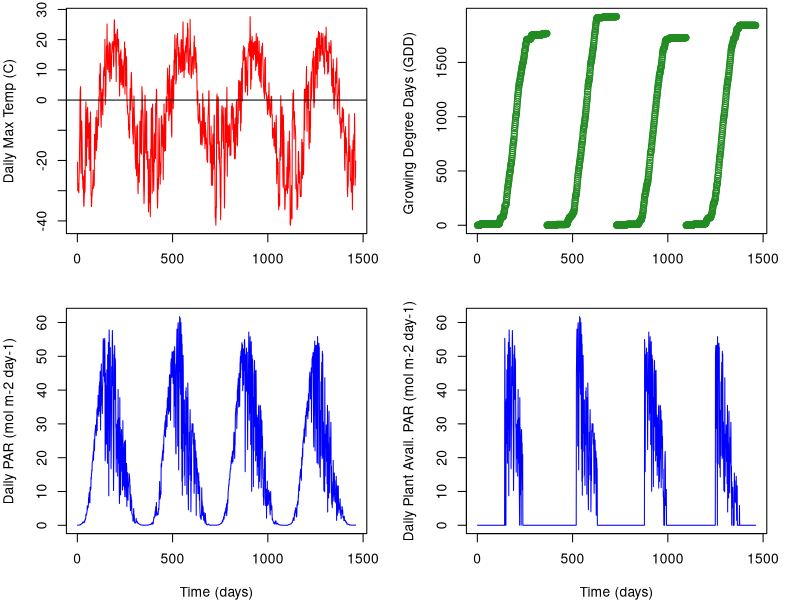
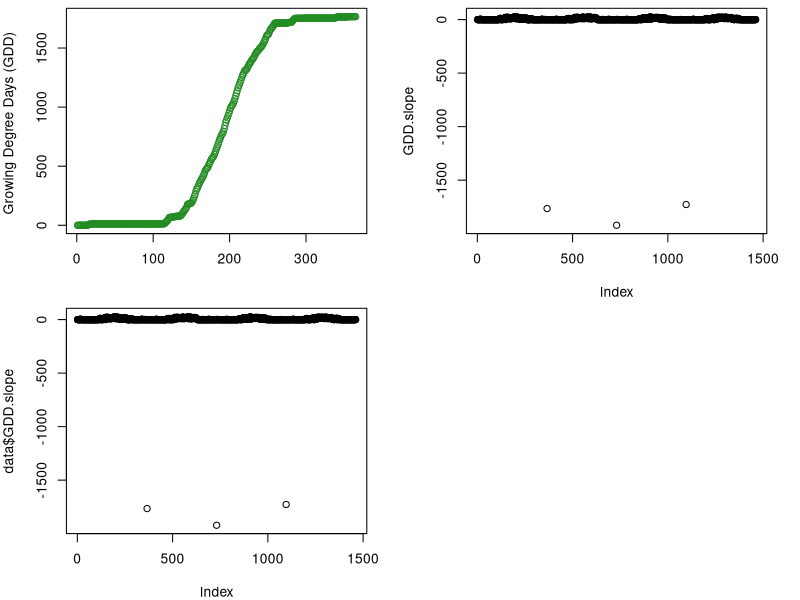
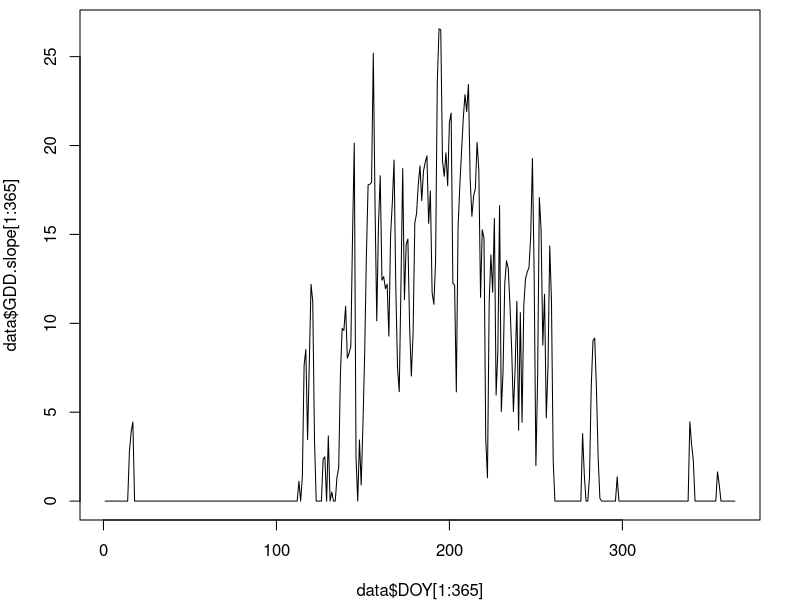
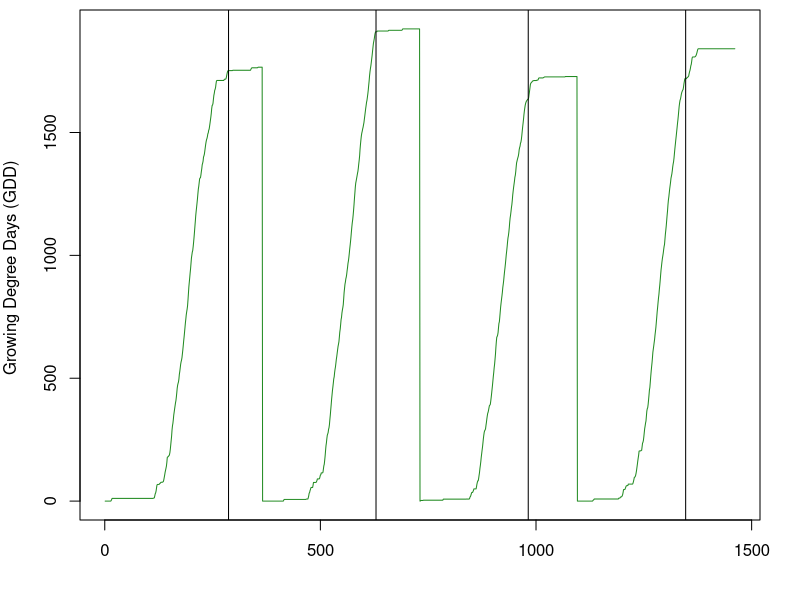
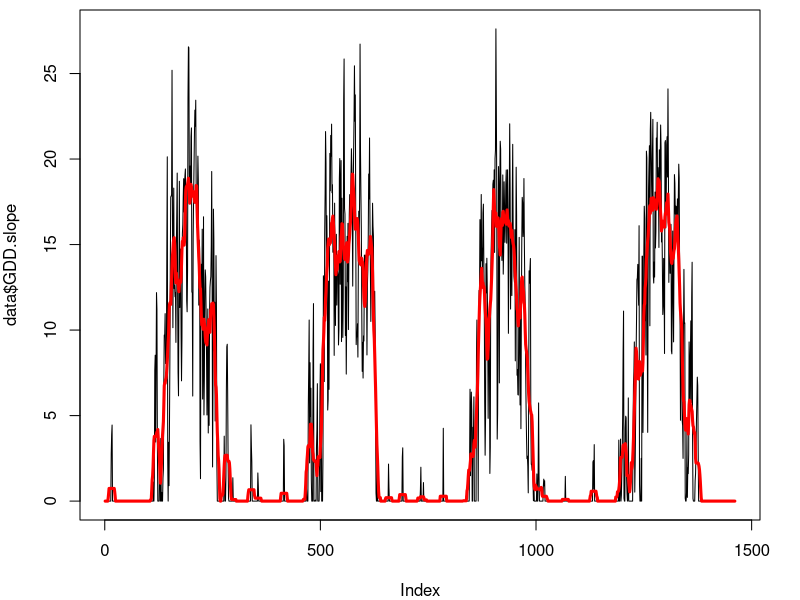
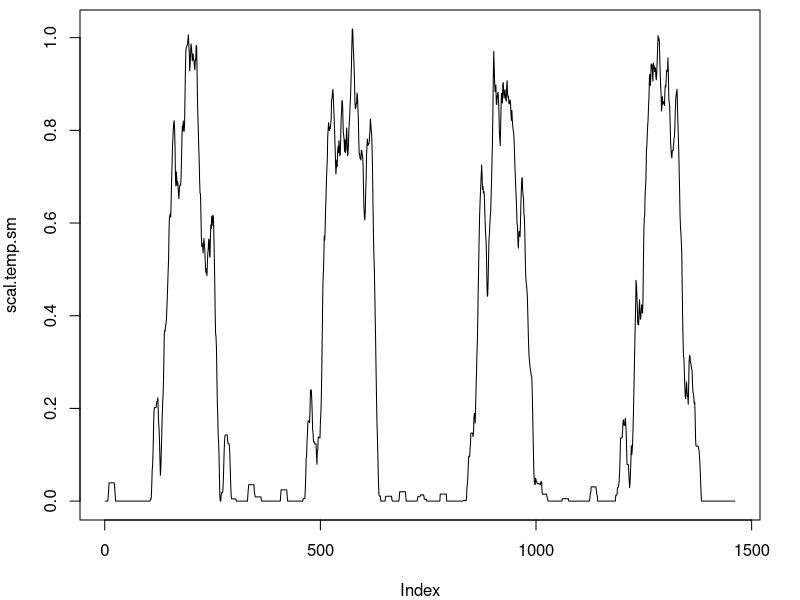
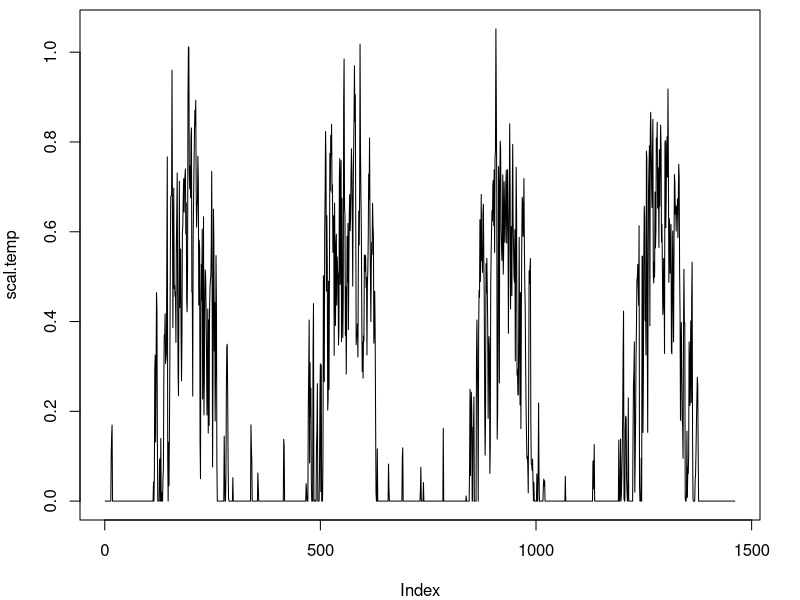
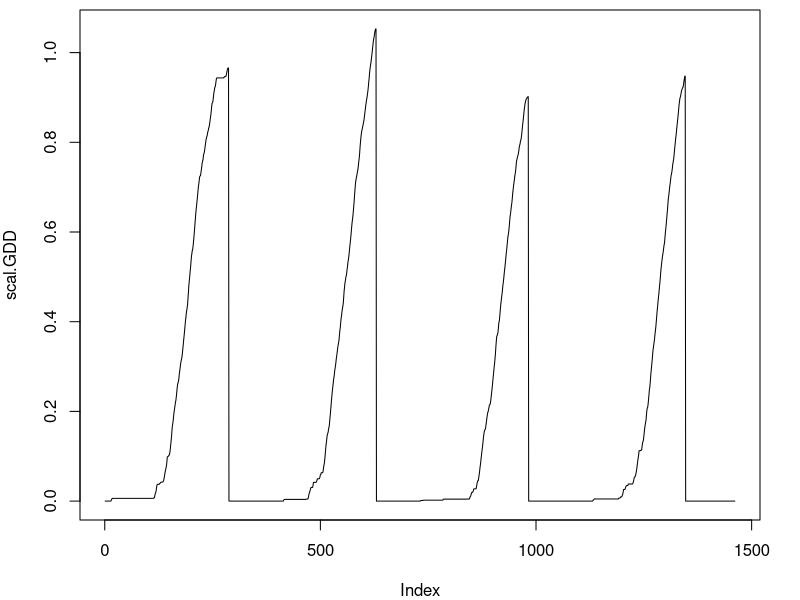

These charts were generated, in order, by the following R code:
############re-loading the data

#set working directory to C-N-model
data = read.csv("InputData_Processed.csv") #This is the "FluxData.csv" file, but with added calculations of GDD
head(data)


#subset for years of interest (2009-2012)
data=data[data$year!=2013,]
head(data)
tail(data)

#plot the data
par(mfrow=c(2,2), mar=c(4,4,0.5,2))
plot(data$Temp_ARF~data$time, type="l", ylab = "Daily Max Temp (C)", col="red", xlab="")
abline(h=0)
plot(data$GDD~data$time, ylab = "Growing Degree Days (GDD) ",  xlab="", col="forestgreen")
plot(data$PAR_ARF~data$time, type="l", ylab = "Daily PAR (mol m-2 day-1)", col="blue", xlab = "Time (days)")
plot(data$PAR_vis~data$time, type="l", ylab = "Daily Plant Avail. PAR (mol m-2 day-1)", col="blue", xlab = "Time (days)")


plot(data$GDD[1:365]~data$DOY[1:365], ylab = "Growing Degree Days (GDD) ",  xlab="", col="forestgreen")


GDD.slope = rep(0, length = length(data$GDD))
for (i in 2: length(data$GDD)){
  GDD.slope[i] = data$GDD[i] - data$GDD[i-1]
}

plot(GDD.slope) #this is really just temperature but for only positive values
data = cbind(data, GDD.slope=GDD.slope)
head(data)
plot(data$GDD.slope) #there are 4 points that need to be set to 0 because this is when we switch years
data$GDD.slope[data$time[which(data$GDD.slope == min(data$GDD.slope))]] = 0
data$GDD.slope[data$time[which(data$GDD.slope == min(data$GDD.slope))]] = 0
data$GDD.slope[data$time[which(data$GDD.slope == min(data$GDD.slope))]] = 0
data$time[which(data$GDD.slope == min(data$GDD.slope))]
par(mfrow=c(1,1), mar=c(4,4,0.5,2))
plot(data$DOY[1:365], data$GDD.slope[1:365], type="l")


#need to figure out which DOY was the day when GDDs level off
years = unique(data$year) #tells you which years we have data for 
delGDDmax.day = NA
DOY.sen.year = NA
for (i in 1: length(years)){
  year.i = years[i]
  data.year = subset(data, data$year==year.i)
  delGDDmax = data.year$DOY[which(data.year$DOY>182 & data.year$GDD.slope<1 & data.year$GDD.slope>0)]
  DOY.sen.year[i]=delGDDmax[1]
}
DOY.sen.year #looked at this data to determine cutoff point
num.days = c(365, 365, 365, 366)
DOY.sen = rep(c(DOY.sen.year), c(num.days))
data = data.frame(data, DOY.sen = DOY.sen)
head(data)
par(mfrow=c(1,1))
plot(data$GDD~data$time, type="l", ylab = "Growing Degree Days (GDD) ",  xlab="", col="forestgreen")
abline(v=c(DOY.sen.year+c(0,365,365+365,365+365+366)))

#create a smoothed temperature scalar for LAI
#average of current sample, 7 future samples, and 7 past samples
filt=rep(1/15,15)
GDDslope.sm = filter(data$GDD.slope, filt, sides=2)
is.na(GDDslope.sm) #the last 20 samples are NA
GDDslope.sm[is.na(GDDslope.sm)]=0 #set these to zero
plot(data$GDD.slope, type="l")
lines(GDDslope.sm, col="red", lwd="3")
data=data.frame(data, GDDslope_sm=GDDslope.sm)

Tmaxsm.day = NA
for (i in 1: length(years)){
  year.i = years[i]
  data.year = subset(data, data$year==year.i)
  Tmaxsm.day[i]=max(data.year$GDDslope_sm)
}
Tmaxsm.day # max temps for each year
Tmaxsm.mean=mean(Tmaxsm.day)

scal.temp.sm=NULL
for (i in 1:length(GDDslope.sm)){
  scal.temp.sm[i] = (GDDslope.sm[i] - 0)/(Tmaxsm.mean-0) #growing degree day scalar
}
plot(scal.temp.sm, type="l")

#GDD slope is equal to positive temperatures, use that to calculate temperature scalar
#first need to determine max and for each year (min is just zero)
Tmax.day = NA
GDDmax.day = NA
for (i in 1: length(years)){
  year.i = years[i]
  data.year = subset(data, data$year==year.i)
  Tmax.day[i]=max(data.year$GDD.slope)
  GDDmax.day[i]=max(data.year$GDD)
}
Tmax.day # max temps for each year
GDDmax.day
Tmax.mean=mean(Tmax.day)
GDDmax.mean=mean(GDDmax.day)

scal.temp=NULL
for (i in 1:length(data$GDD.slope)){
  scal.temp[i] = (data$GDD.slope[i] - 0)/(Tmax.mean-0) #growing degree day scalar
}
plot(scal.temp, type="l")

scal.GDD=NULL
for (i in 1:length(data$GDD)){
  scal.GDD[i] = (data$GDD[i] - 0)/(GDDmax.mean-0) #growing degree day scalar
  if(data$DOY[i]>data$DOY.sen[i]){
   scal.GDD[i]=0
  }
}
plot(scal.GDD, type="l")

#what if we add the GDD scalar and the smoothed temp scalar together?
scal.new = scal.temp+scal.GDD
#rescale to 1
scal.add=NULL
for (i in 1:length(scal.new)){
  scal.add[i] = (scal.new[i] - min(scal.new))/(max(scal.new)-min(scal.new)) #growing degree day scalar
}

par(mfrow=c(3,1), mar=c(4,4,0.5,2))
plot(scal.GDD, type="l")
plot(scal.temp.sm, type="l")
plot(scal.add, type="l")

#make into functions so that it will be continuous in the model
Temp.d1 <- approxfun(x=data$time, y=data$Temp_ARF, method="linear", rule=2)
PAR.d1 <- approxfun(x=data$time, y=data$PAR_vis, method="linear", rule=2)
scalGDD.d1 <- approxfun(x=data$time, y=scal.GDD, method="linear", rule=2)
scaltemp.d1 <- approxfun(x=data$time, y=scal.temp, method="linear", rule=2)
scaladd.d1 <- approxfun(x=data$time, y=scal.add, method="linear", rule=2)
DOY.d1 <- approxfun(x=data$time, y=data$DOY, method="linear", rule=2)
DOYsen.d1 <- approxfun(x=data$time, y=data$DOY.sen, method="linear", rule=2)
Year.d1 <- approxfun(x=data$time, y=data$year, method="linear", rule=2)
